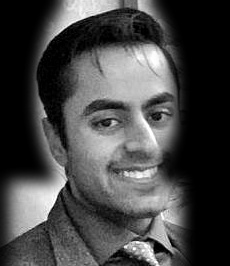
#> input picture source-photo.jpg, 230 x 266 px
$ python prep_photo.py
#> lines starting #> are read from the running program, lines starting #| are printed output that depends on the picture
"""
Prepare a portrait photo for clean ASCII conversion, then hand off to
make_ascii_svg.py. Output: source-prepped.png (grayscale, subject on WHITE so
the background reads as blank -- white -> spaces in the ascii ramp).

Tuned for an evenly-lit headshot on a LIGHT background (the background is simply
whitened to pure white; no cutout matte needed). For a busy or dark background,
reach for rembg or an alpha matte instead.

Tonal step is Avi Vashishta's CLAHE (github.com/AVIVASHISHTA29) when OpenCV is
available -- local contrast so features stay crisp -- with a numpy fallback so
the script still runs on just Pillow + numpy.

    python scripts/prep_photo.py [input.jpg] [output.png]
"""
import os
import sys

import numpy as np
from PIL import Image, ImageOps, ImageFilter

try:
    import cv2
except ImportError:
    cv2 = None

HERE = os.path.dirname(os.path.abspath(__file__))
INP = sys.argv[1] if len(sys.argv) > 1 else os.path.join(HERE, "..", "source-photo.jpg")
OUT = sys.argv[2] if len(sys.argv) > 2 else os.path.join(HERE, "..", "source-prepped.png")

CROP = (100, 40, 950, 890)   # head + shoulders on the 1024x1024 source
WHITE_CUT = 200              # grayscale >= this -> pure white (blank background)

im = Image.open(INP).convert("RGB").crop(CROP)
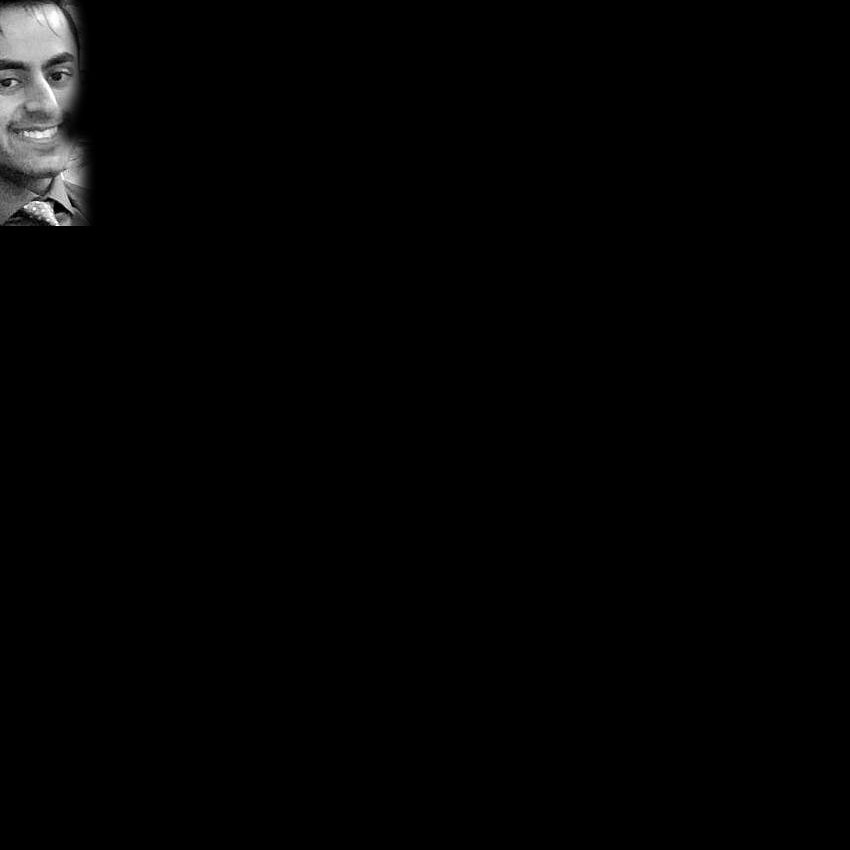
#> im: PIL image 850x850 RGB; min 0, max 255, mean 3.1
gray = np.asarray(ImageOps.grayscale(im))

if cv2 is not None:
    gray = cv2.createCLAHE(clipLimit=2.0, tileGridSize=(8, 8)).apply(gray)
else:
    a = (gray.astype(np.float32) - 128.0) * 1.12 + 128.0
    gray = np.clip(a, 0, 255).astype(np.uint8)

g = Image.fromarray(gray, "L").filter(ImageFilter.UnsharpMask(radius=2, percent=90, threshold=2))
arr = np.asarray(g).copy()
arr[arr >= WHITE_CUT] = 255      # whiten the light background + blown highlights
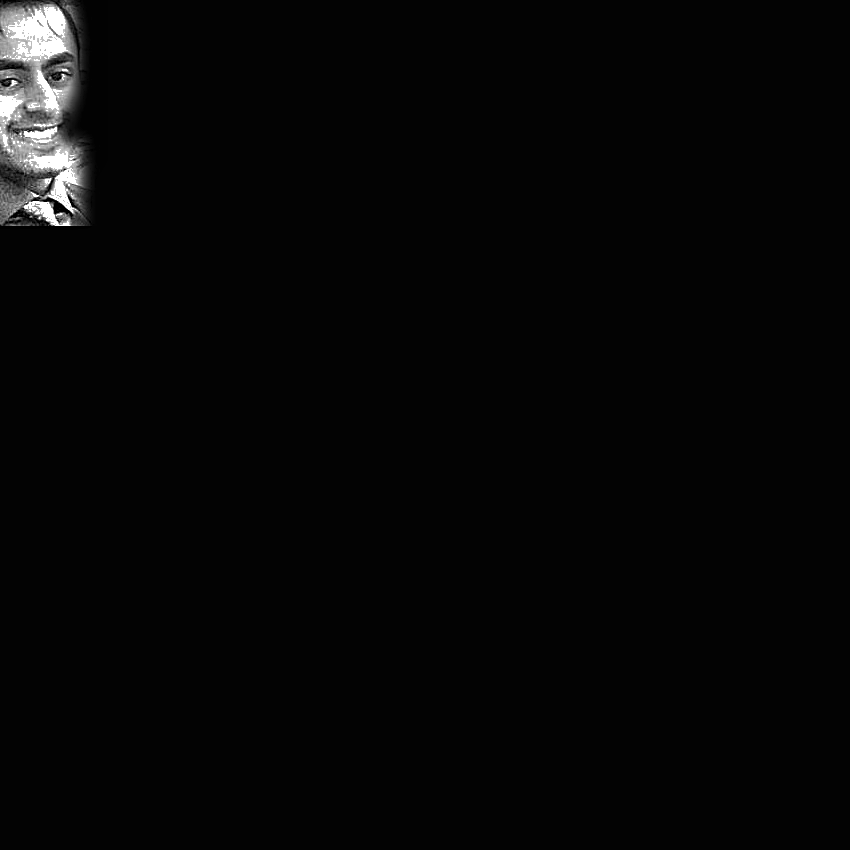
#> arr: shape (850, 850); min 0, max 255, mean 6.6

# Pad to a square so make_ascii_svg's 100x53 resample (shown in 8x15 cells ~=
# square art) doesn't stretch the face. White padding stays blank in the ramp.
side = max(arr.shape)
#> side = 850
canvas = np.full((side, side), 255, np.uint8)
oy = (side - arr.shape[0]) // 2
#> oy = 0
ox = (side - arr.shape[1]) // 2
#> ox = 0
canvas[oy:oy + arr.shape[0], ox:ox + arr.shape[1]] = arr

Image.fromarray(canvas, mode="L").save(OUT)
print("wrote", OUT, canvas.shape, "(cv2 CLAHE)" if cv2 else "(numpy fallback)")
#| wrote scripts/../source-prepped.png (850, 850) (cv2 CLAHE)
